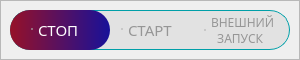
   <widget class="QFrame" name="startStopFrame">
    <property name="geometry">
     <rect>
      <x>20</x>
      <y>235</y>
      <width>300</width>
      <height>60</height>
     </rect>
    </property>
    <property name="font">
     <font>
      <family>Yu Gothic UI Light</family>
     </font>
    </property>
    <property name="layoutDirection">
     <enum>Qt::LeftToRight</enum>
    </property>
    <property name="autoFillBackground">
     <bool>false</bool>
    </property>
    <property name="styleSheet">
     <string notr="true">QRadioButton::indicator {
	width:0 ;
	height:0;
}

QRadioButton {
	text-align: left;
	padding-left: 22px;
	padding-bottom: 1 px;
	color: #969696;
	border-radius: 20px;
	border: none;
}

QRadioButton::clicked,
QRadioButton::checked {
	border: none;
	color: white;
}

QRadioButton::clicked:hover,
QRadioButton::checked:hover{
	color: white;
}

QRadioButton:hover {
	color: rgb(0, 159, 168);
}
</string>
    </property>
    <property name="frameShape">
     <enum>QFrame::StyledPanel</enum>
    </property>
    <property name="frameShadow">
     <enum>QFrame::Raised</enum>
    </property>
    <widget class="QRadioButton" name="stopRadioButton">
     <property name="geometry">
      <rect>
       <x>10</x>
       <y>10</y>
       <width>100</width>
       <height>40</height>
      </rect>
     </property>
     <property name="font">
      <font>
       <family>Yu Gothic UI Semibold</family>
       <pointsize>11</pointsize>
      </font>
     </property>
     <property name="styleSheet">
      <string notr="true">QRadioButton{
	padding-left: 22px;
}

QRadioButton::clicked,
QRadioButton::checked {
	background-color: qlineargradient(spread:pad, x1:0, y1:0.5, x2:1, y2:0.5, stop:0 #961128, stop:1 #181199);
}</string>
     </property>
     <property name="text">
      <string>СТОП</string>
     </property>
     <property name="checked">
      <bool>true</bool>
     </property>
    </widget>
    <widget class="QRadioButton" name="startRadioButton">
     <property name="geometry">
      <rect>
       <x>100</x>
       <y>10</y>
       <width>100</width>
       <height>40</height>
      </rect>
     </property>
     <property name="font">
      <font>
       <family>Yu Gothic UI Semibold</family>
       <pointsize>11</pointsize>
      </font>
     </property>
     <property name="styleSheet">
      <string notr="true">QRadioButton{
	padding-left: 22px;
}

QRadioButton::clicked,
QRadioButton::checked {
	background-color: qlineargradient(spread:pad, x1:0, y1:0.5, x2:1, y2:0.5, stop:0 #181199, stop:1 #0B61A1);
}</string>
     </property>
     <property name="text">
      <string>СТАРТ</string>
     </property>
    </widget>
    <widget class="QLabel" name="backgroudStartStopLabel">
     <property name="geometry">
      <rect>
       <x>10</x>
       <y>10</y>
       <width>280</width>
       <height>40</height>
      </rect>
     </property>
     <property name="styleSheet">
      <string notr="true">QLabel {
	border-radius: 20px;
	border: 1px solid #009FA8;
	background-color: #E2E2E2;
}
</string>
     </property>
     <property name="text">
      <string/>
     </property>
    </widget>
    <widget class="QRadioButton" name="externalTriggerRadioButton">
     <property name="geometry">
      <rect>
       <x>190</x>
       <y>10</y>
       <width>100</width>
       <height>40</height>
      </rect>
     </property>
     <property name="font">
      <font>
       <family>Yu Gothic UI Semibold</family>
       <pointsize>9</pointsize>
      </font>
     </property>
     <property name="layoutDirection">
      <enum>Qt::LeftToRight</enum>
     </property>
     <property name="styleSheet">
      <string notr="true">QRadioButton{
	padding-left: 15px;
	padding-top: 2px;
}

QRadioButton::clicked,
QRadioButton::checked {
	background-color: qlineargradient(spread:pad, x1:0, y1:0.5, x2:1, y2:0.5, stop:0 #0B61A1, stop:1 #009FA8);
}</string>
     </property>
     <property name="text">
      <string>ВНЕШНИЙ
  ЗАПУСК</string>
     </property>
    </widget>
    <zorder>backgroudStartStopLabel</zorder>
    <zorder>stopRadioButton</zorder>
    <zorder>startRadioButton</zorder>
    <zorder>externalTriggerRadioButton</zorder>
   </widget>
